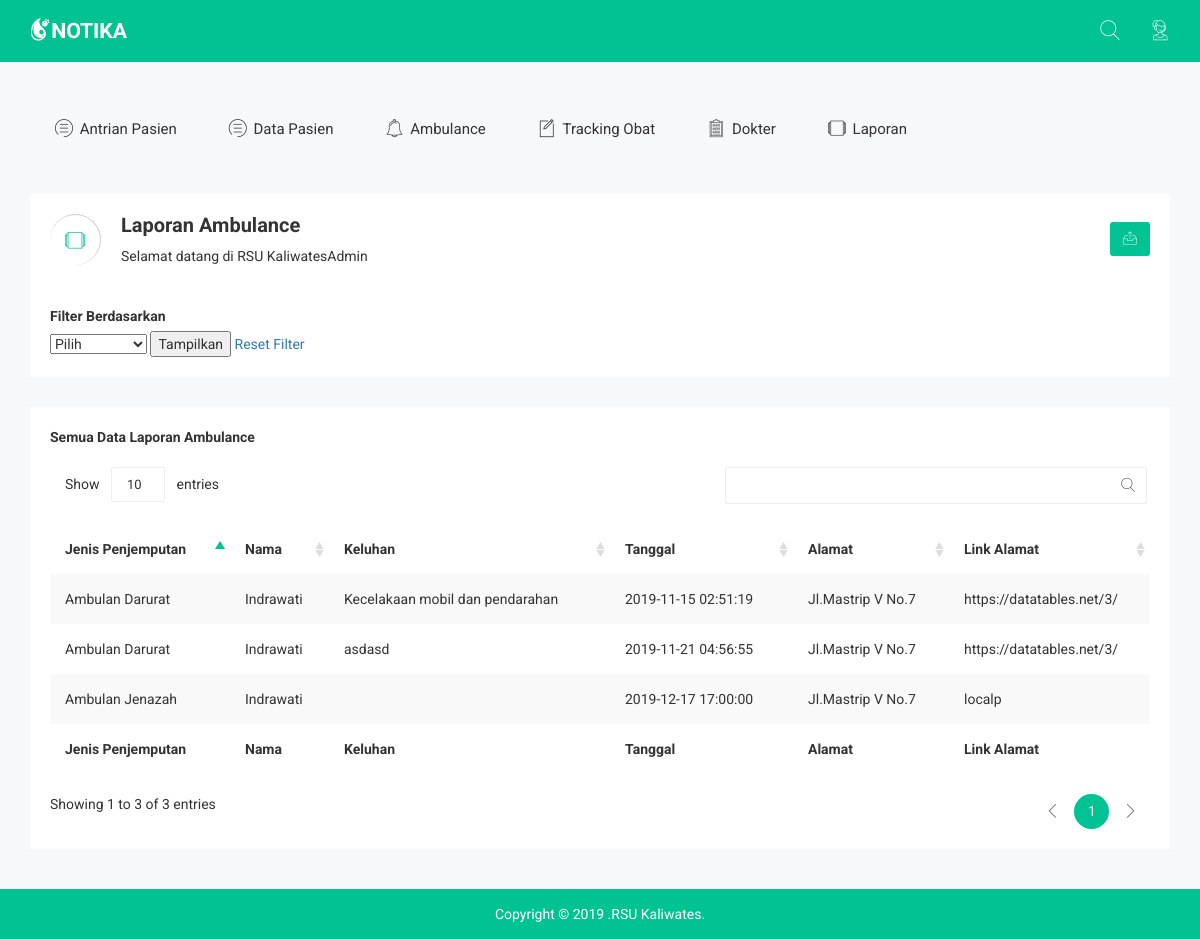
The page /laporan/laporan_ambulan.php on the database its author committed.
### tables this page shows
CREATE TABLE `req_ambulance` (
  `id_req_ambulance` varchar(10) NOT NULL,
  `id_ambulance` varchar(5) NOT NULL,
  `nik` varchar(16) NOT NULL,
  `alamat` varchar(50) NOT NULL,
  `no_hp` varchar(13) NOT NULL,
  `tanggal` timestamp NOT NULL DEFAULT CURRENT_TIMESTAMP ON UPDATE CURRENT_TIMESTAMP,
  `keluhan` text NOT NULL,
  `link` varchar(30) NOT NULL,
  `status_req` enum('0','1','2','') NOT NULL
);

CREATE TABLE `ambulance` (
  `id_ambulance` varchar(5) NOT NULL,
  `ambulance` varchar(20) NOT NULL
);

CREATE TABLE `akun` (
  `nik` varchar(16) NOT NULL,
  `nama` varchar(20) NOT NULL,
  `tanggal_lahir` date NOT NULL,
  `alamat` varchar(50) NOT NULL,
  `jenis_kelamin` enum('Pria','Wanita') NOT NULL,
  `no_telepon` varchar(13) NOT NULL,
  `foto` text NOT NULL,
  `username` varchar(20) NOT NULL,
  `password` varchar(20) NOT NULL,
  `level` varchar(10) NOT NULL
);

### laporan/laporan_ambulan.php (the view, shortened to what this page needs)
<?php
include '../functions.php';
?>
<!doctype html>
<html class="no-js" lang="">
<head>
  <link rel="stylesheet" href="../css/bootstrap.min.css">
  <link rel="stylesheet" href="../css/font-awesome.min.css">
  <link rel="stylesheet" href="../css/owl.carousel.css">
  <link rel="stylesheet" href="../css/owl.theme.css">
  <link rel="stylesheet" href="../css/owl.transitions.css">
  <link rel="stylesheet" href="../css/meanmenu/meanmenu.min.css">
  <link rel="stylesheet" href="../css/animate.css">
  <link rel="stylesheet" href="../css/normalize.css">
  <link rel="stylesheet" href="../css/wave/waves.min.css">
  <link rel="stylesheet" href="../css/wave/button.css">
  <link rel="stylesheet" href="../css/scrollbar/jquery.mCustomScrollbar.min.css">
  <link rel="stylesheet" href="../css/notika-custom-icon.css">
  <link rel="stylesheet" href="../css/jquery.dataTables.min.css">
  <link rel="stylesheet" href="../css/main.css">
  <link rel="stylesheet" href="../style.css">
  <link rel="stylesheet" href="../css/responsive.css">
  <link rel="stylesheet" href="../jquery-ui/jquery-ui.min.css" />
</head>
<body>
  <?php include '../part/header.php' ?>
  <?php include '../part/navbar_h.php' ?>
  <div class="breadcomb-area">
    <div class="container">
      <div class="row">
        <div class="col-lg-12 col-md-12 col-sm-12 col-xs-12">
          <div class="breadcomb-list">
            <div class="row">
              <div class="col-lg-6 col-md-6 col-sm-6 col-xs-12">
                <div class="breadcomb-wp">
                  <div class="breadcomb-icon">
                    <i class="notika-icon notika-windows"></i>
                  </div>
                  <div class="breadcomb-ctn">
                    <h2>Laporan Ambulance</h2>
                    <p>Selamat datang di RSU Kaliwates<span class="bread-ntd">Admin</span></p>
                  </div>
                </div>
              </div>
              <div class="col-lg-6 col-md-6 col-sm-6 col-xs-3">
                <div class="breadcomb-report">
                  <button data-toggle="tooltip" data-placement="left" title="Download Report" class="btn"><i></i>
                    <?php
    if(isset($_GET['filter']) && ! empty($_GET['filter'])){
        $filter = $_GET['filter'];
        if($filter == '1'){
            echo '<a style="color:white;" type="button" href="print_ambulance.php?filter=1&tanggal='.$_GET['tanggal'].'" class="notika-icon notika-sent"></a>';
        }else if($filter == '2'){
            echo '<a style="color:white;" type="button" href="print_ambulance.php?filter=2&bulan='.$_GET['bulan'].'&tahun='.$_GET['tahun'].'" class="notika-icon notika-sent"></a>';
        }else{
            echo '<a style="color:white;" type="button" href="print_ambulance.php?filter=3&tahun='.$_GET['tahun'].'" class="notika-icon notika-sent"></a>';
            }
    }else{
        echo '<a style="color:white;" type="button" href="print_ambulance.php" class="notika-icon notika-sent"></a>';
    }
    ?>
                  </button>
                </div>
              </div>
            </div>
            <br>
                        <br>
      <form method="get" action="">
        <label>Filter Berdasarkan</label><br>
        <select name="filter" id="filter">
            <option value="">Pilih</option>
        </select>
                <?php
                $query = "SELECT YEAR(tanggal) AS tahun FROM req_ambulance GROUP BY YEAR(tanggal)";
                ?>
        <button type="submit">Tampilkan</button>
        <a href="laporan_ambulan.php">Reset Filter</a>
    </form>
          </div>
        </div>
      </div>
    </div>
  </div>
  <div class="data-table-area">
    <div class="container">
      <div class="row">
        <div class="col-lg-12 col-md-12 col-sm-12 col-xs-12">
          <div class="data-table-list">
            <div class="table-responsive">
              <body class="app sidebar-mini rtl">
              <?php
              if (isset($_GET['filter']) && !empty($_GET['filter'])) {
                $filter = $_GET['filter'];
                if ($filter == '1') {
                  $tanggal = date('d-m-y', strtotime($_GET['tanggal']));
                  echo '<b>Data Laporan Ambulance Tanggal ' . $tanggal . '</b><br /><br />';
                  $query = "SELECT * FROM req_ambulance JOIN ambulance ON req_ambulance.id_ambulance = ambulance.id_ambulance JOIN akun ON req_ambulance.nik = akun.nik WHERE DATE(tanggal)='" . $_GET['tanggal'] . "'";
                } else if ($filter == '2') {
                  $nama_bulan = array('', 'Januari', 'Februari', 'Maret', 'April', 'Mei', 'Juni', 'Juli', 'Agustus', 'September', 'Oktober', 'November', 'Desember');
                  echo '<b>Data Laporan Ambulance Bulan ' . $nama_bulan[$_GET['bulan']] . ' ' . $_GET['tahun'] . '</b><br /><br />';
                  $query = "SELECT * FROM req_ambulance JOIN ambulance ON req_ambulance.id_ambulance = ambulance.id_ambulance JOIN akun ON req_ambulance.nik = akun.nik WHERE MONTH(tanggal)='" . $_GET['bulan'] . "' AND YEAR(tanggal)='" . $_GET['tahun'] . "'";
                } else {
                  echo '<b>Data Laporan Ambulance Tahun ' . $_GET['tahun'] . '</b><br /><br />';
                  $query = "SELECT * FROM req_ambulance JOIN ambulance ON req_ambulance.id_ambulance = ambulance.id_ambulance JOIN akun ON req_ambulance.nik = akun.nik WHERE YEAR(tanggal)='" . $_GET['tahun'] . "'";
                }
              } else {
                echo '<b>Semua Data Laporan Ambulance</b><br /><br />';
                $query = "SELECT * FROM req_ambulance JOIN ambulance ON req_ambulance.id_ambulance = ambulance.id_ambulance JOIN akun ON req_ambulance.nik = akun.nik ORDER BY tanggal";
              }
              ?>
              <table id="data-table-basic" class="table table-striped">
                <thead>
                  <tr>
                    <th>Jenis Penjemputan</th>
                    <th>Nama</th>
                    <th>Keluhan</th>
                    <th>Tanggal</th>
                    <th>Alamat</th>
                    <th>Link Alamat</th>
                  </tr>
                </thead>
                <tfoot>
                  <tr>
                    <th>Jenis Penjemputan</th>
                    <th>Nama</th>
                    <th>Keluhan</th>
                    <th>Tanggal</th>
                    <th>Alamat</th>
                    <th>Link Alamat</th>
                  </tr>
                </tfoot>
                <?php
                $sql = mysqli_query($conn, $query);
                $row = mysqli_num_rows($sql);
                if ($row > 0) {
                  while ($data = mysqli_fetch_array($sql)) {
                    echo "<tr>";
                    echo "<td>" . $data['ambulance'] . "</td>";
                    echo "<td>" . $data['nama'] . "</td>";
                    echo "<td>" . $data['keluhan'] . "</td>";
                    echo "<td>" . $data['tanggal'] . "</td>";
                    echo "<td>" . $data['alamat'] . "</td>";
                    echo "<td>" . $data['link'] . "</td>";
                    echo "</tr>";
                  }
                } else {
                  echo "<tr><td colspan='5'>Data tidak ada</td></tr>";
                }
                ?>
              </table>
            </div>
          </div>
        </div>
      </div>
    </div>
  </div>
  <?php include '../part/footer.php' ?>
</body>
</html>

### css/main.css (style rules this page uses)
html { color: #222; font-size: 1em; line-height: 1.4; }

### rows shown on the page
req_ambulance: id_ambulance.ambulance "Ambulan Darurat", nik.nama "Indrawati", keluhan "Kecelakaan mobil dan pendarahan", tanggal "2019-11-15 02:51:19", nik.alamat "Jl.Mastrip V No.7", link "https://datatables.net/3/"
req_ambulance: id_ambulance.ambulance "Ambulan Darurat", nik.nama "Indrawati", keluhan "asdasd", tanggal "2019-11-21 04:56:55", nik.alamat "Jl.Mastrip V No.7", link "https://datatables.net/3/"
req_ambulance: id_ambulance.ambulance "Ambulan Jenazah", nik.nama "Indrawati", tanggal "2019-12-17 17:00:00", nik.alamat "Jl.Mastrip V No.7", link "localp"
